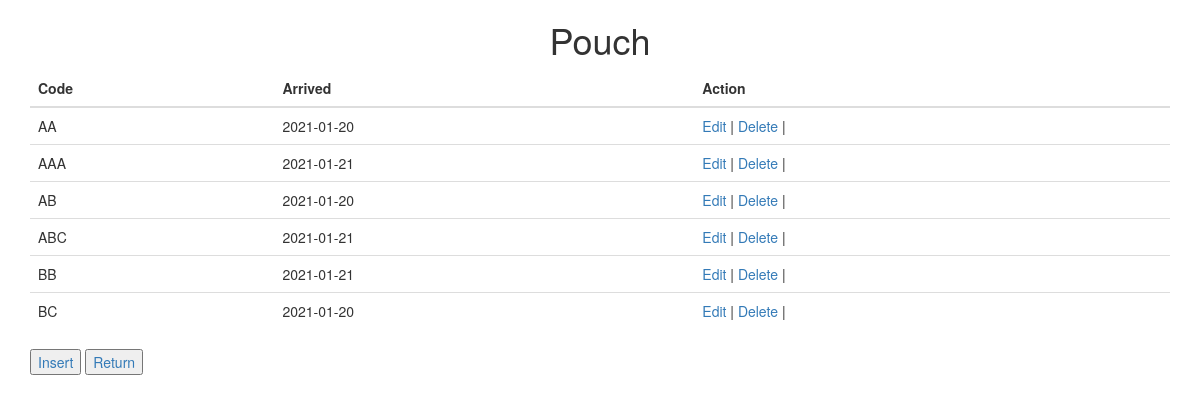
The app's page /pouch_menu with its own data.
### Models/PouchModel.py (models this page shows, shortened)
class Pouch(db.Model):
    __tablename__ = 'Pouch'
    id = db.Column(db.Integer, primary_key=True)
    codepouch = db.Column(db.String(10), unique=True, nullable=False, index=True)
    dtarrived = db.Column(db.String(10), nullable=False, index=True)
    codecard = db.Column(db.Integer, nullable=False)
    codesynd = db.Column(db.Integer, nullable=False)
    codecomp = db.Column(db.Integer, nullable=False)
    quant = db.Column(db.Integer, nullable=False)
    value = db.Column(db.Float(precision=2), nullable=False)

### app.py (the view)
@app.route('/pouch_menu')
def pouch_menu():
    pouchs = PouchModel.findall()
    return render_template('Pouch/menu.html', pouchs=pouchs)

### Models/PouchModel.py (called while the page is built)
def findall():
    return Pouch.query.filter_by().order_by('codepouch')

### templates/Pouch/menu.html (shortened to what this page needs)
<!DOCTYPE html>
<html lang="en">
<head>
    <link rel="stylesheet" href="https://maxcdn.bootstrapcdn.com/bootstrap/3.4.0/css/bootstrap.min.css">
</head>
<body>
<h1 style="text-align: center;>">Pouch</h1>
<div class="container">
    <div class="row">
        <div class="col-xs-12">
            <table class="table">
                <thead>
                    <tr>
                        <th>Code</th>
                        <th>Arrived</th>
                        <th>Action</th>
                    </tr>
                </thead>
                <tbody>
                    {% for pouch in pouchs %}
                    <tr>
                        <td>{{ pouch.codepouch }}</td>
                        <td>{{ pouch.dtarrived }}</td>
                        <td>
                            <a href="/pouch_edit/{{ pouch.id }}">Edit</a> |
                            <a href="/pouch_delete/{{ pouch.id }}">Delete</a> |
                        </td>
                    </tr>
                    {% endfor %}
                </tbody>
            </table>
        </div>
        <div class="col-xs-3">
            <button type="submit"><a href="/pouch_insert">Insert</a></button>
            <button type="submit"><a href="/">Return</a></button>
        </div>
    </div>
</div>
</body>
</html>

### records on screen
Pouch: codepouch "AA", dtarrived "2021-01-20"
Pouch: codepouch "AAA", dtarrived "2021-01-21"
Pouch: codepouch "AB", dtarrived "2021-01-20"
Pouch: codepouch "ABC", dtarrived "2021-01-21"
Pouch: codepouch "BB", dtarrived "2021-01-21"
Pouch: codepouch "BC", dtarrived "2021-01-20"
